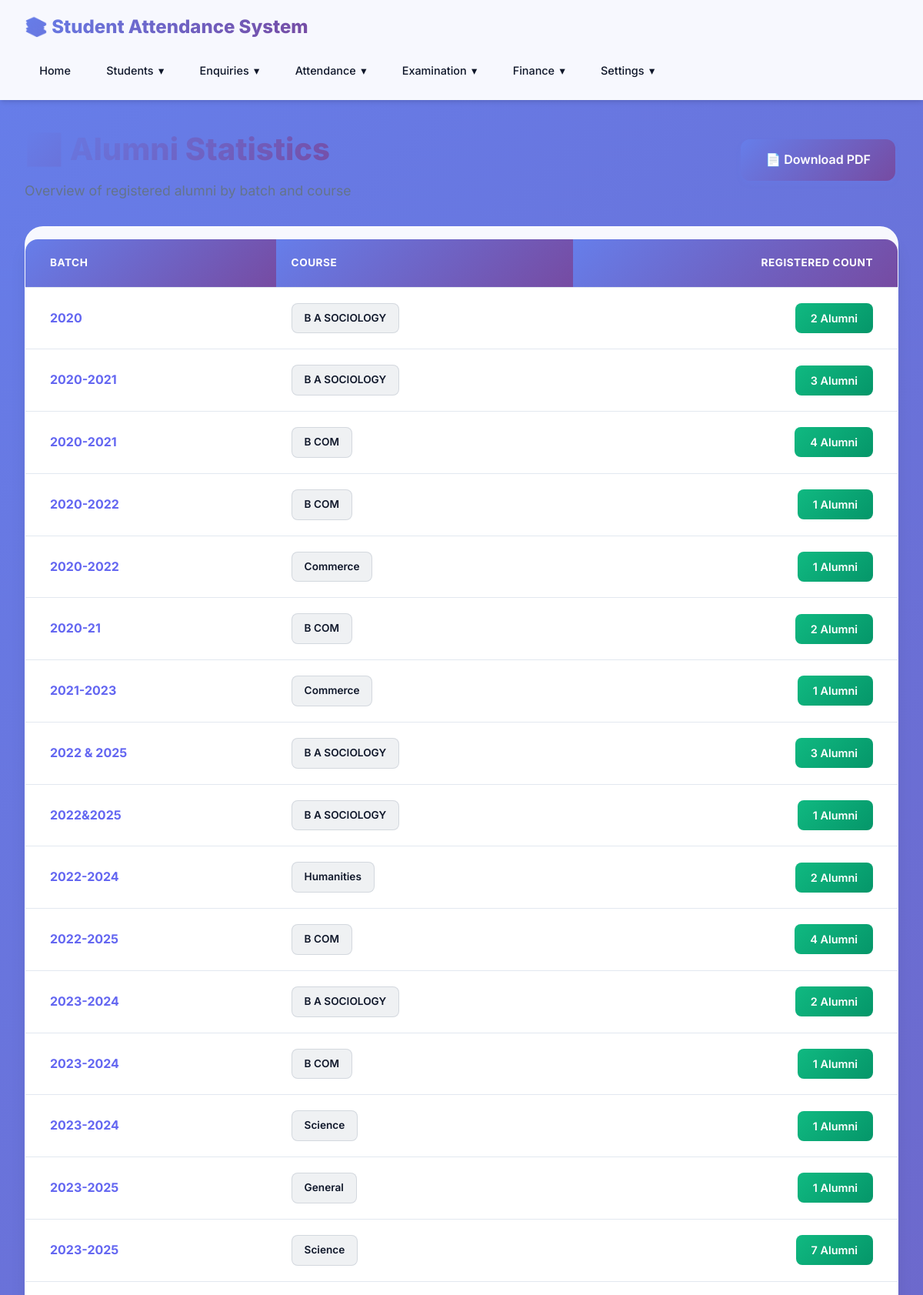
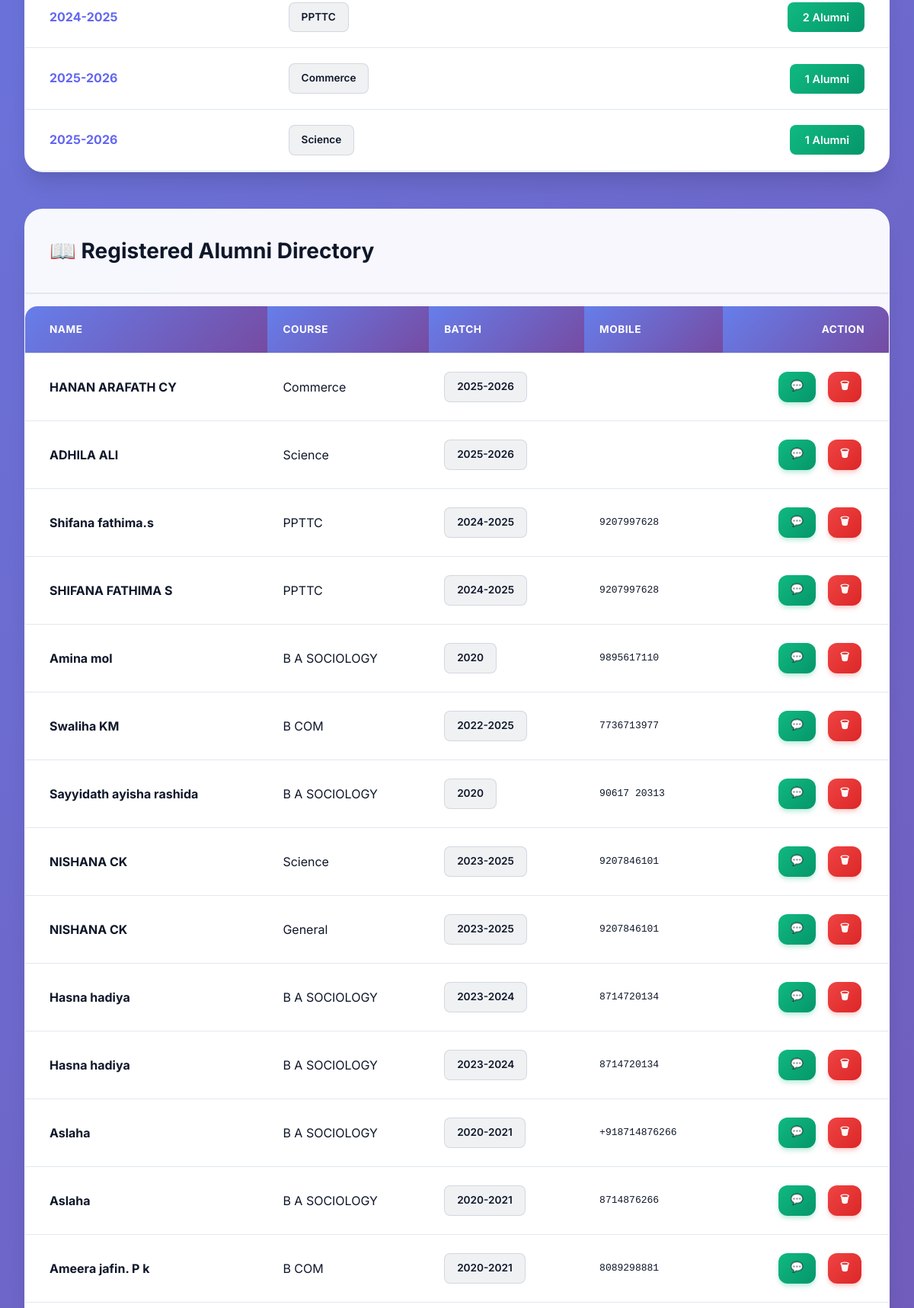
Screenshot of /alumni/list/ (upper part) with the database file from the repository (2 pictures, top to bottom).
### students/models.py (models this page shows, shortened)
class Division(models.Model):
    name = models.CharField(max_length=100, unique=True)
    description = models.TextField(blank=True)
    class Meta:
        ordering = ['name']

### alumni/models.py (models this page shows, shortened)
class AlumniRegistration(models.Model):
    name = models.CharField(max_length=100)
    course = models.ForeignKey('students.Division', on_delete=models.SET_NULL, null=True, blank=True)
    batch = models.CharField(max_length=50)
    mobile_no = models.CharField(max_length=15)
    created_at = models.DateTimeField(auto_now_add=True)

### alumni/views.py (the view)
# urls.py: path('list/', views.alumni_list_view, name='alumni_list'),
def alumni_list_view(request):
    stats = AlumniRegistration.objects.values('batch', 'course__name').annotate(count=Count('id')).order_by('batch', 'course__name')
    alumni_list = AlumniRegistration.objects.all().order_by('-created_at')
    return render(request, 'alumni/alumni_list.html', {'stats': stats, 'alumni_list': alumni_list})

### alumni/templates/alumni/alumni_list.html (shortened to what this page needs)
{% extends 'students/base.html' %}
{% block content %}
<div style="display: flex; justify-content: space-between; align-items: center; flex-wrap: wrap; gap: 1rem; margin-bottom: 2rem;">
    <div class="page-header" style="margin-bottom: 0;">
        <h1>📊 Alumni Statistics</h1>
        <p>Overview of registered alumni by batch and course</p>
    </div>
    <div>
        <a href="{% url 'alumni_pdf' %}" class="btn btn-gradient" style="white-space: nowrap;">
            📄 Download PDF
        </a>
    </div>
</div>
<div class="card" style="padding: 0; overflow: hidden; margin-bottom: 3rem;">
    <div class="table-wrapper">
        <table class="table-custom">
            <thead>
                <tr>
                    <th style="padding-left: 2rem;">Batch</th>
                    <th>Course</th>
                    <th style="text-align: right; padding-right: 2rem;">Registered Count</th>
                </tr>
            </thead>
            <tbody>
                {% for item in stats %}
                <tr>
                    <td style="padding-left: 2rem; font-weight: 700; color: var(--primary);">
                        {{ item.batch }}
                    </td>
                    <td>
                        <span class="badge bg-light" style="padding: 0.5rem 1rem;">
                            {{ item.course__name|default:"General" }}
                        </span>
                    </td>
                    <td style="text-align: right; padding-right: 2rem;">
                        <span class="badge bg-success" style="padding: 0.5rem 1.25rem; font-size: 0.9rem;">
                            {{ item.count }} Alumni
                        </span>
                    </td>
                </tr>
                {% endfor %}
            </tbody>
        </table>
    </div>
</div>
<div class="card" style="padding: 0; overflow: hidden;">
    <div style="padding: 2rem; border-bottom: 2px solid var(--border);">
        <h2 style="font-size: 1.75rem; font-weight: 700; color: var(--dark); margin: 0;">
            📖 Registered Alumni Directory
        </h2>
    </div>
    <div class="table-wrapper">
        <table class="table-custom">
            <thead>
                <tr>
                    <th style="padding-left: 2rem;">Name</th>
                    <th>Course</th>
                    <th>Batch</th>
                    <th>Mobile</th>
                    <th style="text-align: right; padding-right: 2rem;">Action</th>
                </tr>
            </thead>
            <tbody>
                {% for alumni in alumni_list %}
                <tr>
                    <td style="padding-left: 2rem; font-weight: 700; color: var(--dark);">
                        {{ alumni.name }}
                    </td>
                    <td>{{ alumni.course.name|default:"General" }}</td>
                    <td>
                        <span class="badge bg-light">{{ alumni.batch }}</span>
                    </td>
                    <td style="font-family: monospace;">{{ alumni.mobile_no }}</td>
                    <td style="text-align: right; padding-right: 2rem; display: flex; gap: 0.5rem; justify-content: flex-end;">
                    <a href="https://wa.me/{{ alumni.mobile_no|cut:' ' }}?text=Assalamu%20Alaikum%20{{ alumni.name|urlencode }},%20your%20registration%20for%20the%20Hadiya%20Reunion%20is%20confirmed!"
                       target="_blank"
                       class="btn btn-success"
                       style="padding: 0.5rem 1rem; font-size: 0.85rem;">
                        💬
                    </a>
                    <form method="POST" action="{% url 'delete_alumni' alumni.id %}"
                          onsubmit="return confirm('Are you sure you want to delete {{ alumni.name }}?');">
                        <button type="submit"
                                class="btn btn-danger"
                                style="padding: 0.5rem 1rem; font-size: 0.85rem;">
                            🗑
                        </button>
                    </form>
</td>
                </tr>
                {% endfor %}
            </tbody>
        </table>
    </div>
</div>
{% endblock %}

### students/templates/students/base.html (style rules this page uses)
* { margin: 0; padding: 0; box-sizing: border-box; }
:root { --primary: #6366f1; --primary-dark: #4f46e5; --primary-light: #818cf8; --secondary: #ec4899; --accent: #8b5cf6; --success: #10b981; --danger: #ef4444; --warning: #f59e0b; --dark: #0f172a; --dark-secondary: #1e293b; --light: #f8fafc; --gray: #64748b; --border: #e2e8f0; --shadow: rgba(0, 0, 0, 0.1); --gradient-1: linear-gradient(135deg, #667eea 0%, #764ba2 100%); --gradient-2: linear-gradient(135deg, #f093fb 0%, #f5576c 100%); --gradient-3: linear-gradient(135deg, #4facfe 0%, #00f2fe 100%); --gradient-4: linear-gradient(135deg, #43e97b 0%, #38f9d7 100%); }
body { font-family: 'Inter', -apple-system, BlinkMacSystemFont, 'Segoe UI', Roboto, sans-serif; background: linear-gradient(135deg, #667eea 0%, #764ba2 100%); color: var(--dark); min-height: 100vh; line-height: 1.6; }
.card { background: rgba(255, 255, 255, 0.95); backdrop-filter: blur(20px); border-radius: 24px; padding: 2.5rem; margin-bottom: 2rem; box-shadow: 0 20px 25px -5px rgba(0, 0, 0, 0.1), 0 10px 10px -5px rgba(0, 0, 0, 0.04); border: 1px solid rgba(255, 255, 255, 0.3); transition: all 0.3s cubic-bezier(0.4, 0, 0.2, 1); }
.btn { display: inline-block; padding: 0.875rem 2rem; background: var(--gradient-1); color: white; text-decoration: none; border-radius: 12px; border: none; cursor: pointer; transition: all 0.3s cubic-bezier(0.4, 0, 0.2, 1); font-size: 1rem; font-weight: 600; margin: 0.25rem; position: relative; overflow: hidden; box-shadow: 0 4px 6px -1px rgba(102, 126, 234, 0.3); }
.btn::before { content: ''; position: absolute; top: 50%; left: 50%; width: 0; height: 0; border-radius: 50%; background: rgba(255, 255, 255, 0.2); transform: translate(-50%, -50%); transition: width 0.6s, height 0.6s; }
.btn-success { background: linear-gradient(135deg, #10b981 0%, #059669 100%); box-shadow: 0 4px 6px -1px rgba(16, 185, 129, 0.3); }
.btn-danger { background: linear-gradient(135deg, #ef4444 0%, #dc2626 100%); box-shadow: 0 4px 6px -1px rgba(239, 68, 68, 0.3); }
.btn-gradient { background: var(--gradient-1); color: white; padding: 0.875rem 2rem; border-radius: 12px; font-weight: 600; transition: all 0.3s cubic-bezier(0.4, 0, 0.2, 1); box-shadow: 0 4px 6px -1px rgba(102, 126, 234, 0.3); border: none; cursor: pointer; }
.table-wrapper { overflow-x: auto; -webkit-overflow-scrolling: touch; margin-top: 1rem; border-radius: 16px; box-shadow: 0 4px 6px -1px rgba(0, 0, 0, 0.1); }
table { width: 100%; border-collapse: collapse; min-width: 600px; background: white; }
.table-custom { border-collapse: separate; border-spacing: 0; }
th, td { padding: 1.25rem; text-align: left; border-bottom: 1px solid var(--border); }
th { background: linear-gradient(135deg, #667eea 0%, #764ba2 100%); color: white; font-weight: 700; text-transform: uppercase; font-size: 0.85rem; letter-spacing: 0.5px; }
tbody tr { transition: all 0.3s ease; }
.page-header { margin-bottom: 2.5rem; animation: fadeInDown 0.6s ease; }
.page-header h1 { font-size: 2.5rem; font-weight: 800; background: linear-gradient(135deg, #667eea 0%, #764ba2 100%); -webkit-background-clip: text; -webkit-text-fill-color: transparent; background-clip: text; margin-bottom: 0.5rem; }
.page-header p { color: var(--gray); font-size: 1.1rem; }
.badge { display: inline-block; padding: 0.5rem 1rem; border-radius: 8px; font-weight: 600; font-size: 0.85rem; }
.badge.bg-success { background: linear-gradient(135deg, #10b981 0%, #059669 100%); color: white; }
.badge.bg-light { background: rgba(100, 116, 139, 0.1); border: 1px solid rgba(100, 116, 139, 0.2); }

### rows the page displays
Division: batch "2020", course__name "B A SOCIOLOGY", count "2", batch "2020-2021", count "3", batch "2022 & 2025", batch "2022&2025", count "1", batch "2023-2024"
Division: batch "2020-2021", course__name "B COM", count "4", batch "2020-2022", count "1", batch "2020-21", count "2", batch "2022-2025", batch "2023-2024"
Division: batch "2020-2022", course__name "Commerce", count "1", batch "2021-2023", batch "2025-2026"
Division: batch "2022-2024", course__name "Humanities", count "2"
Division: batch "2023-2024", course__name "Science", count "1", batch "2023-2025", count "7", batch "2025-2026"
Division: batch "2024-2025", course__name "PPTTC", count "2"
AlumniRegistration: name "HANAN ARAFATH CY", course.name "Commerce", batch "2025-2026"
AlumniRegistration: name "ADHILA ALI", course.name "Science", batch "2025-2026"
AlumniRegistration: name "Shifana fathima.s", course.name "PPTTC", batch "2024-2025", mobile_no "9207997628"
AlumniRegistration: name "SHIFANA FATHIMA S", course.name "PPTTC", batch "2024-2025", mobile_no "9207997628"
AlumniRegistration: name "Amina mol", course.name "B A SOCIOLOGY", batch "2020", mobile_no "9895617110"
AlumniRegistration: name "Swaliha KM", course.name "B COM", batch "2022-2025", mobile_no "7736713977"
AlumniRegistration: name "Sayyidath ayisha rashida", course.name "B A SOCIOLOGY", batch "2020", mobile_no "90617 20313"
AlumniRegistration: name "NISHANA CK", course.name "Science", batch "2023-2025", mobile_no "9207846101"
AlumniRegistration: name "NISHANA CK", course.name "General", batch "2023-2025", mobile_no "9207846101"
AlumniRegistration: name "Hasna hadiya", course.name "B A SOCIOLOGY", batch "2023-2024", mobile_no "8714720134"
AlumniRegistration: name "Hasna hadiya", course.name "B A SOCIOLOGY", batch "2023-2024", mobile_no "8714720134"
AlumniRegistration: name "Aslaha", course.name "B A SOCIOLOGY", batch "2020-2021", mobile_no "+918714876266"
AlumniRegistration: name "Aslaha", course.name "B A SOCIOLOGY", batch "2020-2021", mobile_no "8714876266"
AlumniRegistration: name "Ameera jafin. P k", course.name "B COM", batch "2020-2021", mobile_no "8089298881"

### other values shown
{{ item.batch }} "2023-2025"
{{ item.course__name|default:"General" }} "General"
{{ item.count }} "1"
